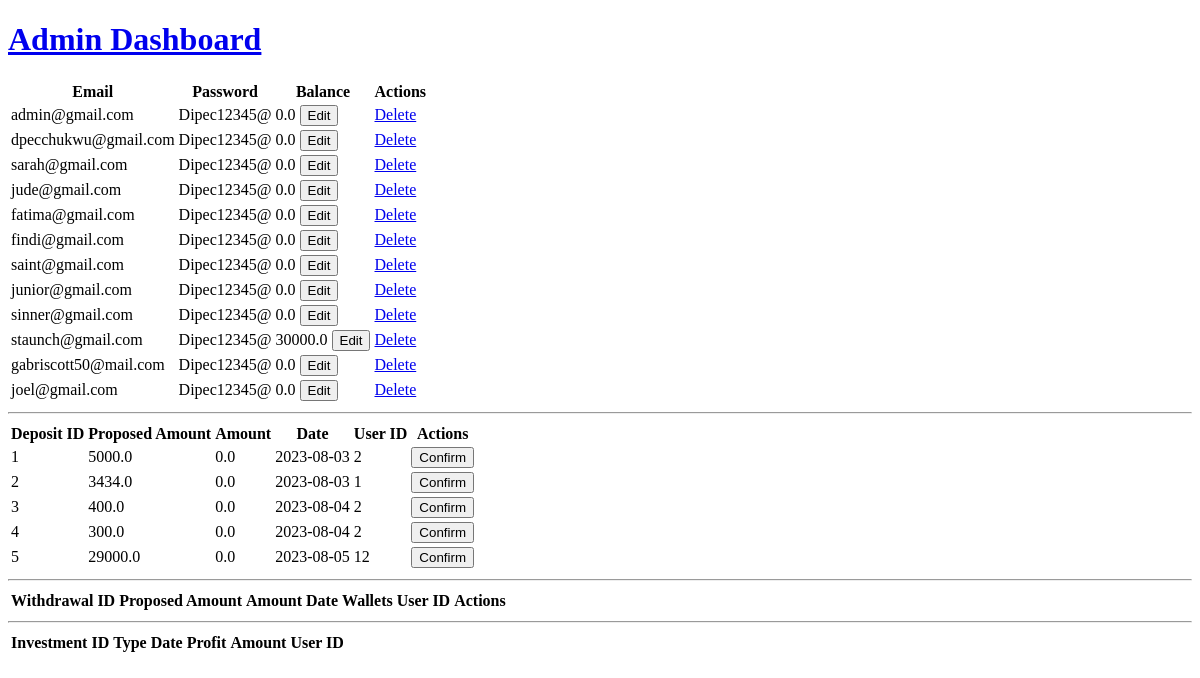
/admin/dashboard (signed in), run on an earlier commit of the app's database.
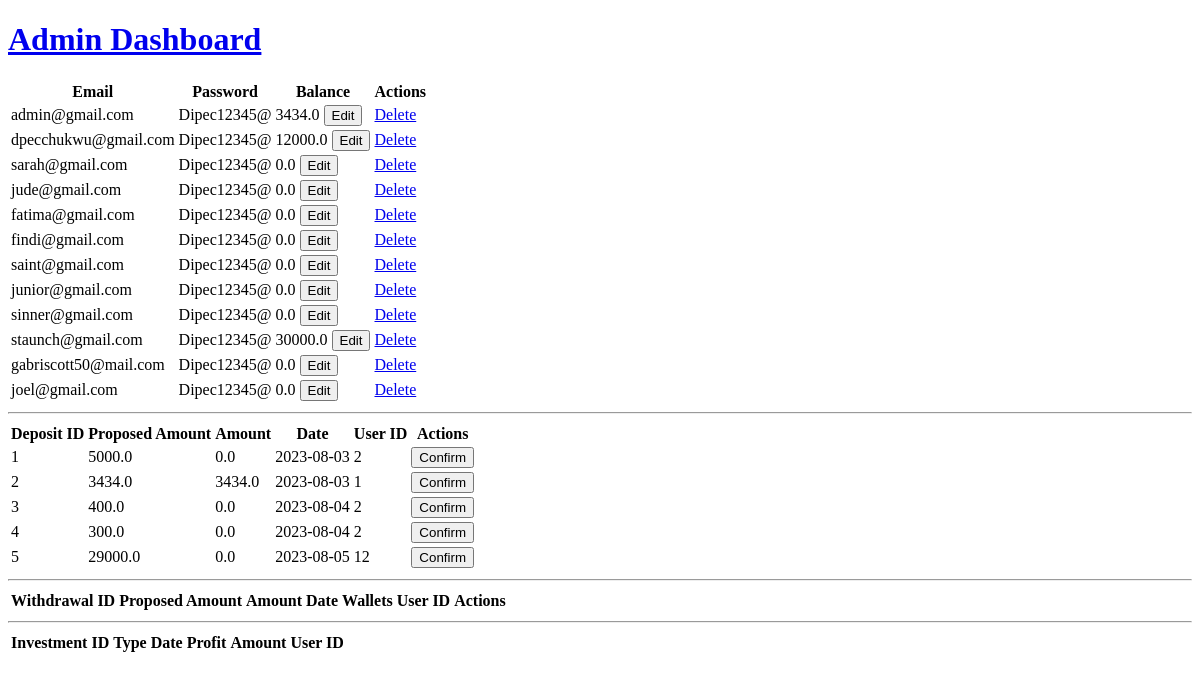
And on a later commit of the database.
### main.py (models this page shows)
class User(UserMixin, db.Model):
    id = db.Column(db.Integer, primary_key=True)
    name = db.Column(db.String(250), nullable=False)
    email = db.Column(db.String(250), unique=True, nullable=False)
    password = db.Column(db.String(250), nullable=False)
    balance = db.Column(db.Float, nullable=False, default=0.0)
    is_verified = db.Column(db.Boolean, default=False)
    verification_code = db.Column(db.String(10))
    reset_token = db.Column(db.String(20), nullable=True, unique=True)
    reset_token_expiration = db.Column(db.DateTime, nullable=True)
    deposits = db.relationship('Deposit', backref='user')
    investments = db.relationship('Investment', backref='user')

class Deposit(db.Model):
    __tablename__ = "deposits"
    id = db.Column(db.Integer, primary_key=True)
    proposed_amount = db.Column(db.Float, nullable=False)
    amount = db.Column(db.Float, nullable=False, default=0.0)
    date = db.Column(db.Date, nullable=False)
    user_id = db.Column(db.Integer, db.ForeignKey('user.id'))

### main.py (the view)
@app.route('/admin/dashboard')
@login_required
def admin_dashboard():
    user_id = current_user.id  # Implement a function to get the currently authenticated user ID
    if user_id == 1:  # Only allow access to user with ID 1 (admin)
        users = User.query.all()  # Retrieve all user data from the user table
        deposits = Deposit.query.all()  # Query all deposits from the database
        withdrawals = Withdrawal.query.all()
        investments = Investment.query.all()
        return render_template('admin.html', users=users, deposits=deposits, withdrawals=withdrawals,
                               investments=investments)
    else:
        return redirect(url_for('home'))  # Redirect to the home page or a restricted access page

### main.py (called while the page is built)
@login_manager.user_loader
def load_user(user_id):
    return User.query.get(int(user_id))

### templates/admin.html (shortened to what this page needs)
<!DOCTYPE html>
<html lang="en">
<head>
</head>
<body>
    <a href="{{ url_for ('dashboard')}}"><h1>Admin Dashboard</h1></a>
    <table>
      <thead>
        <tr>
          <th>Email</th>
          <th>Password</th>
          <th>Balance</th>
          <th>Actions</th>
        </tr>
      </thead>
      <tbody>
        {% for user in users %}
        <tr>
          <td>{{ user.email }}</td>
          <td>{{ user.password }}</td>
          <td>
            <span id="balance-{{ user.id }}">{{ user.balance }}</span>
            <button onclick="editBalance({{ user.id }})">Edit</button>
        </td>
          <td>
            <a href="{{ url_for('delete_user', user_id=user.id) }}">Delete</a>
          </td>
        </tr>
        {% endfor %}
      </tbody>
    </table>
    <hr>
    <table>
      <thead>
        <tr>
          <th>Deposit ID</th>
          <th>Proposed Amount</th>
          <th>Amount</th>
          <th>Date</th>
          <th>User ID</th>
          <th>Actions</th>
        </tr>
      </thead>
      <tbody>
        {% for deposit in deposits %}
        <tr>
          <td>{{ deposit.id }}</td>
          <td>{{ deposit.proposed_amount }}</td>
          <td>{{ deposit.amount }}</td>
          <td>{{ deposit.date }}</td>
          <td>{{ deposit.user_id}}</td>
          <td>
            <form action="{{ url_for('confirm_deposit', deposit_id=deposit.id) }}" method="POST">
              <button type="submit">Confirm</button>
            </form>
          </td>
        </tr>
        {% endfor %}
      </tbody>
    </table>
    <hr>
    <table>
      <thead>
        <tr>
          <th>Withdrawal ID</th>
          <th>Proposed Amount</th>
          <th>Amount</th>
          <th>Date</th>
          <th>Wallets</th>
          <th>User ID</th>
          <th>Actions</th>
        </tr>
      </thead>
    </table>
    <hr>
    <table>
      <thead>
        <tr>
          <th>Investment ID</th>
          <th>Type</th>
          <th>Date</th>
          <th>Profit</th>
          <th>Amount</th>
          <th>User ID</th>
        </tr>
      </thead>
    </table>
  </body>
</html>

What changed in the data, as far as the page shows it:
changed User "admin@gmail.com": balance "0.0" → "3434.0"
changed User "dpecchukwu@gmail.com": balance "0.0" → "12000.0"
changed Deposit id 2: amount "0.0" → "3434.0"
